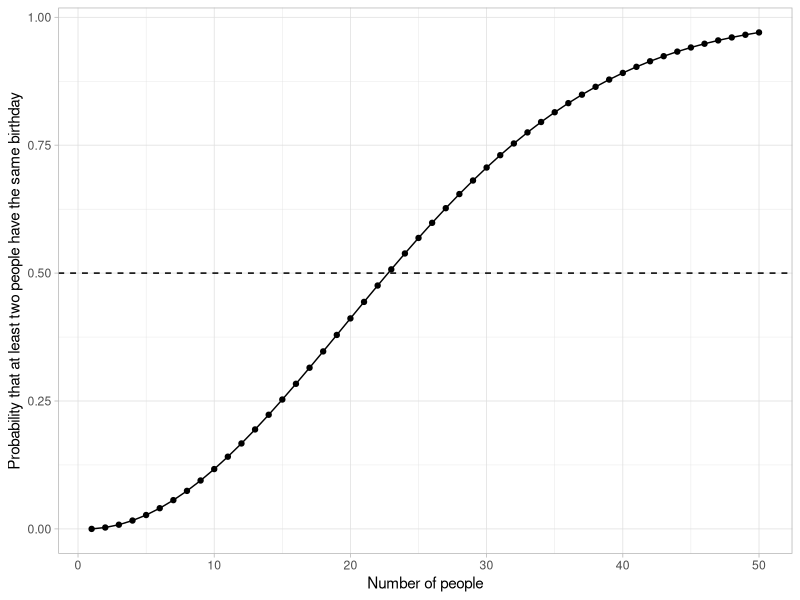

Reproduce this figure in R.
## ---- chunk 1
knitr::opts_chunk$set(echo = TRUE)
## ---- chunk 2
library(tidyverse)
theme_set(theme_light())

## ---- chunk 3
# The birthday problem: how many people one needs in order for the probability
# that at least two people have the same birthday to exceed .5
birthday <- function (k) {
  logdenom <- k * log(365) + lfactorial(365-k)
  lognumer <- lfactorial(365)
  pr <- 1 - exp(lognumer - logdenom) # transform back
  return (pr)
}

bday <- tibble(k = 1:50,
               pr = birthday(k))

ggplot(data = bday, aes(k, pr)) +
  geom_point() +
  geom_line() +
  geom_hline(yintercept = .5, lty = "dashed") +
  labs(x = "Number of people", 
       y = "Probability that at least two people have the same birthday")

## ---- chunk 4
## A simulation approach
k <- 23
sims <- 1000
event <- 0
for (i in 1:sims) {
  days <- sample(1:365, k , replace = TRUE)
  days.unique <- unique(days) 
  ## if there are duplicates, the number of unique birthdays will be less than
  ## the number of birthdays, which is "k"
  if (length(days.unique) < k) {
    event <- event + 1
  }
}

## Fraction of trials where at least two bdays are the same
answer <- event / sims
answer
